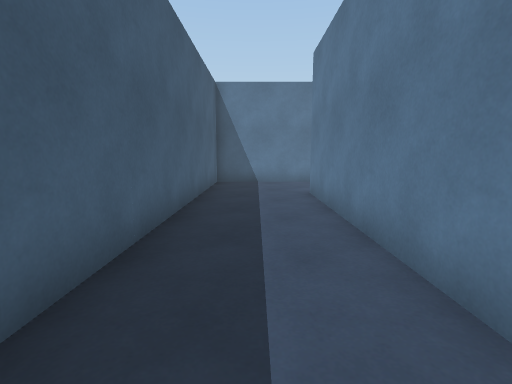
[1] (above)

24 first-person views from a walk through a Unity game level. The camera is 1.2 m above the floor, tilts 8° down and sees 85° across. The floor is counted in squares, 1 m on a side. Each view is taken from the middle of a square. On the plan, view 1 faces up. The plan holds only what a view shows up to about 13 squares ahead; the rest is blank. The place goes on beyond the plan. The player character is not drawn. Some animated figures are not drawn.

[2]
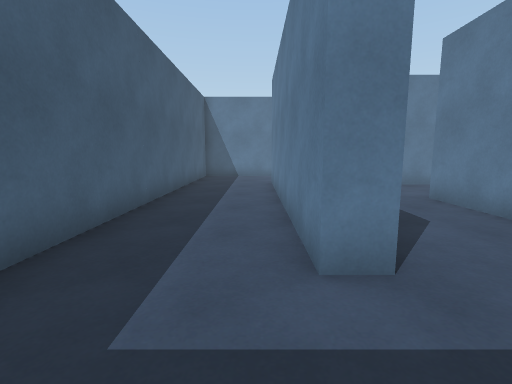

[3]
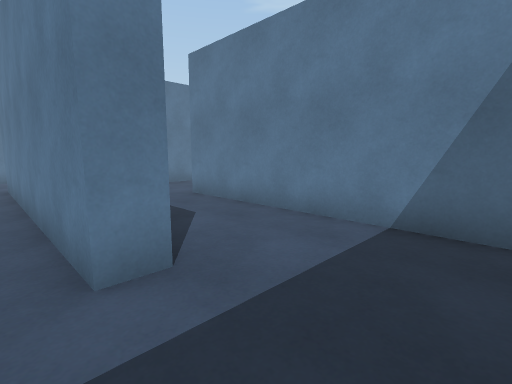

[4]
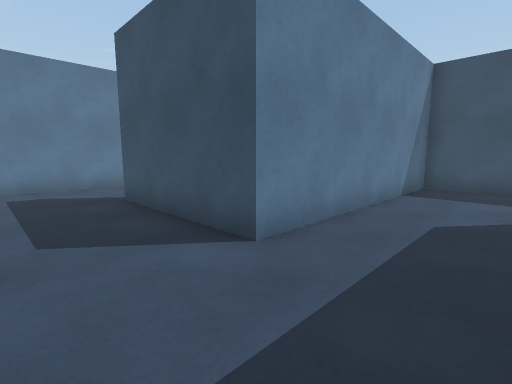

[5]
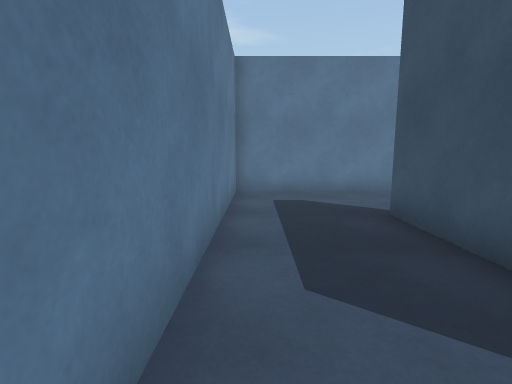

[6]
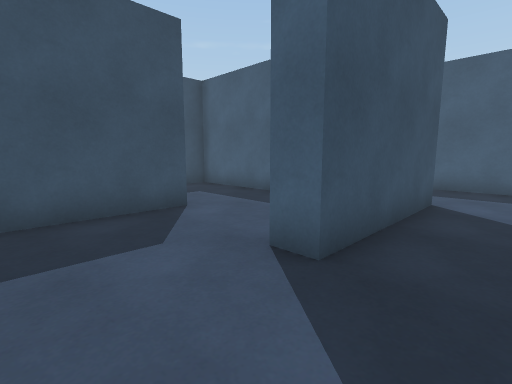

[7]
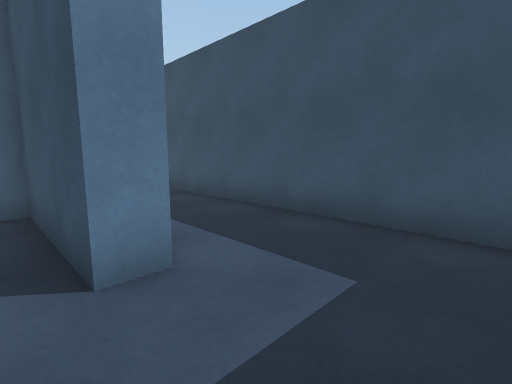

[8]
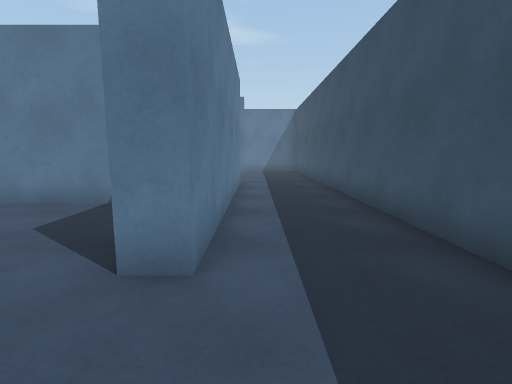

[9]
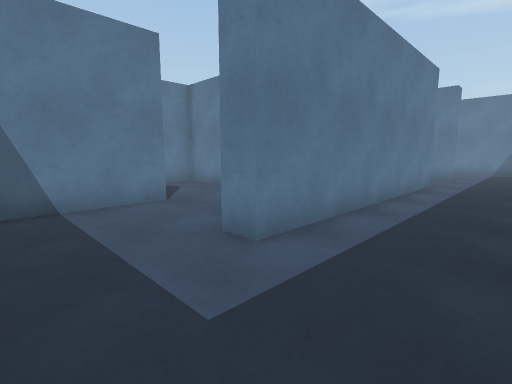

[10]
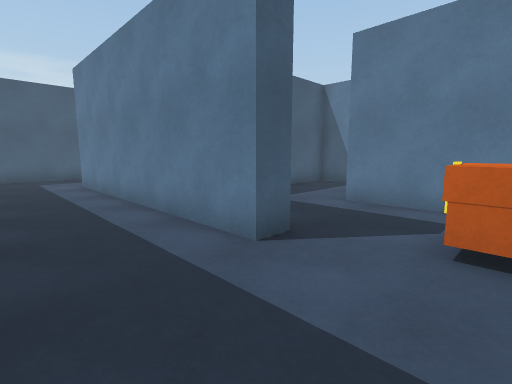

[11]
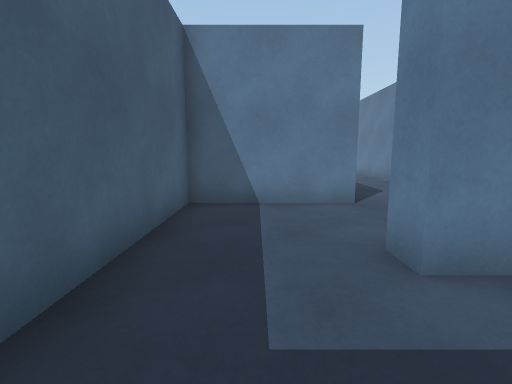

[12]
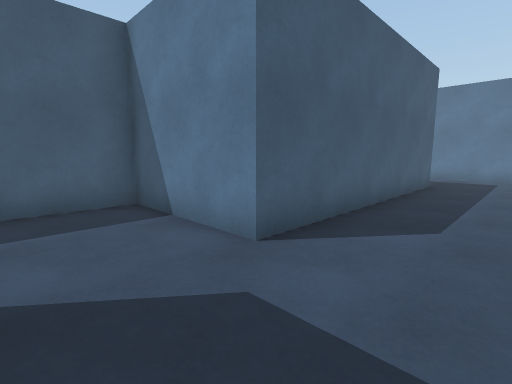

[13]
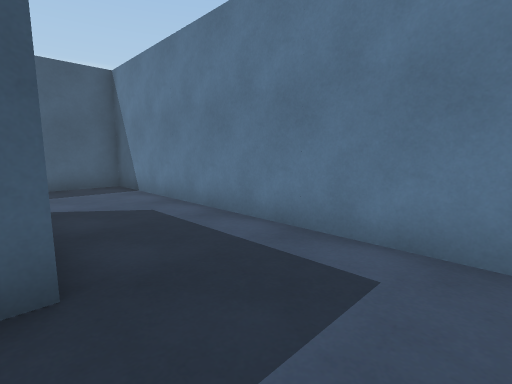

[14]
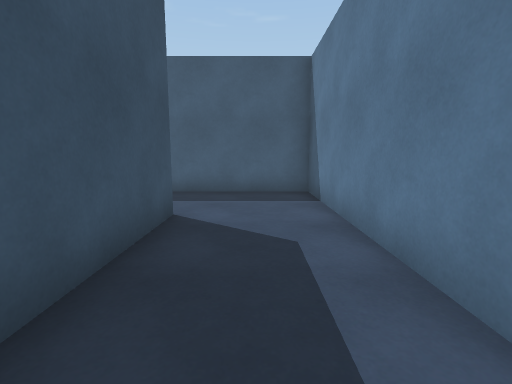

[15]
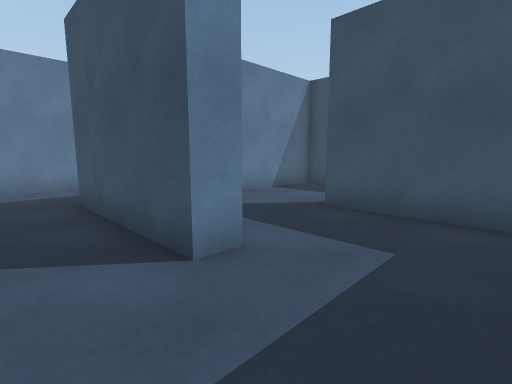

[16]
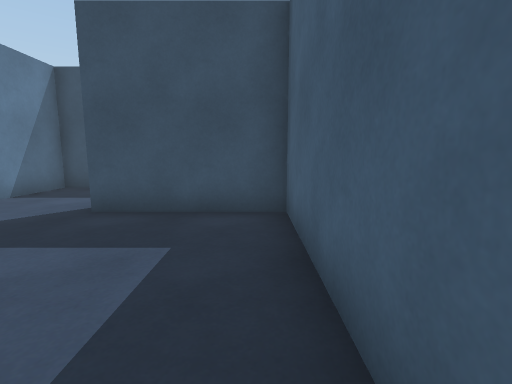

[17]
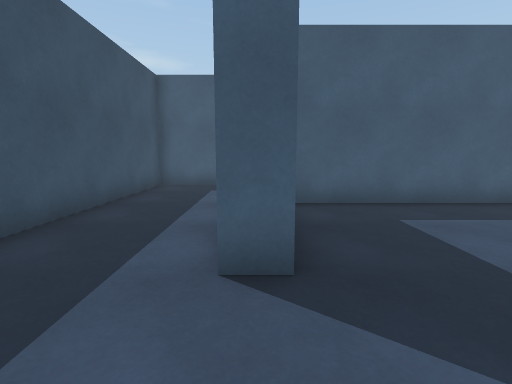

[18]
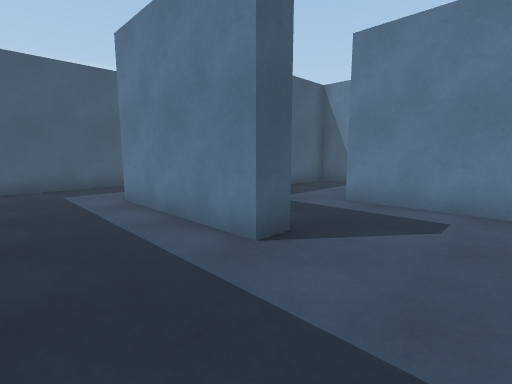

[19]
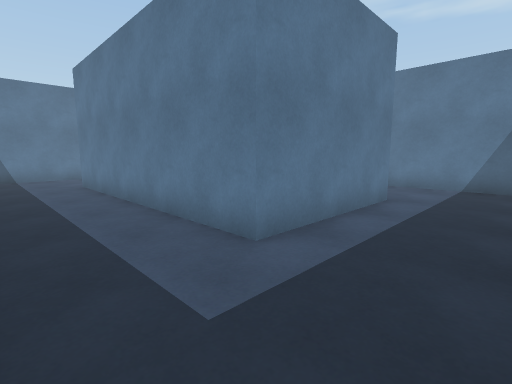

[20]
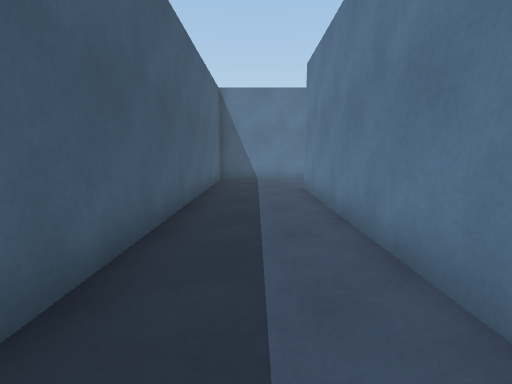

[21]
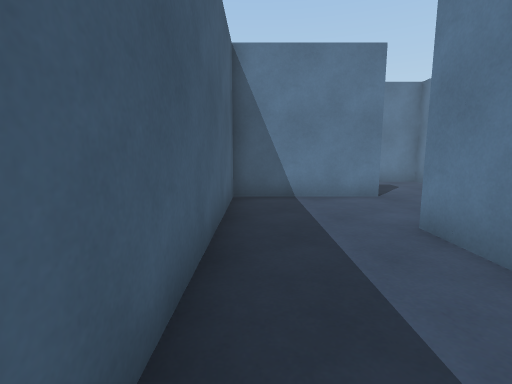

[22]
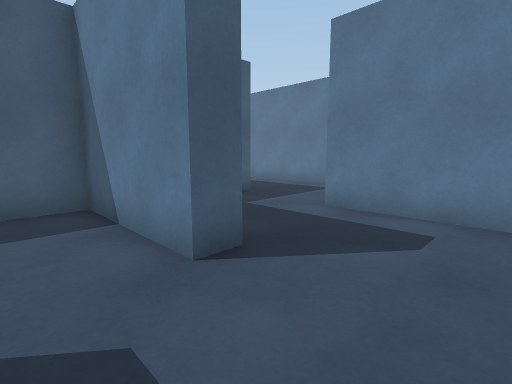

[23]
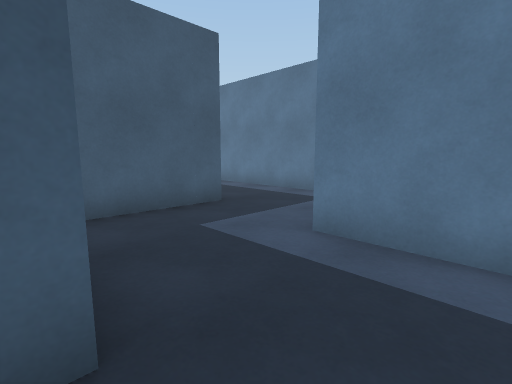

[24]
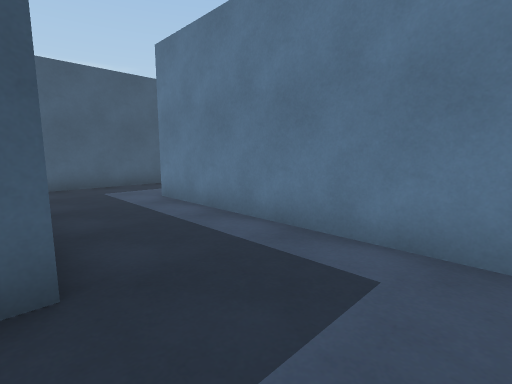

### Floor plan
Points are (right, up) in squares from view 1. A wall is a line through its corners. A room is listed if a view was taken in it or the views show most of it. See-through windows are left out.
Room 1 (views 1, 2, 3, 4, 5, 6, 7, 8, 9, 10, 11, 12, 13, 14, 15, 16, 17, 18, 19, 20, 21, 22, 23, 24)
walls: (2.4, 11.6) (-1.6, 11.6) (-1.6, -0.2); (16.9, 15.6) (13.6, 15.6) (13.6, 16.4) (18.4, 16.4) (18.4, 7.6) (14.4, 7.6) (14.4, 2.6); (16.8, 8.4) (17.6, 8.4) (17.6, 12.9); (2.4, 5.6) (2.4, 3.6); (13.6, 2.4) (13.6, 7.6) (5.5, 7.6); (10.4, 24.5) (10.4, 23.6) (6.4, 23.6) (6.4, 8.4) (13.2, 8.4); (6.4, 0.5) (6.4, -3.6) (20.1, -3.6); (21, 19.6) (10.4, 19.6) (10.4, 12.4) (14.4, 12.4) (14.4, 11.6) (9.6, 11.6) (9.6, 20.4); (13.6, 27) (13.6, 27.6) (9.6, 27.6); (2.5, -0.4) (1.6, -0.4) (1.6, 8.4); (20.8, 3.6) (17.6, 3.6) (17.6, 4.4); (18.4, 0.5) (18.4, -0.4) (9.6, -0.4) (9.6, 0.4) (13.6, 0.4) (13.6, 0.9); (6.4, 28.5) (6.4, 25.2); (3.4, -3.6) (5.6, -3.6) (5.6, 4.4) (10.4, 4.4) (10.4, 3.6) (7.1, 3.6); (9, 31.6) (1.6, 31.6); (-1.6, 33.2) (-1.6, 29.5)
objects: other object (20, 1) to (21, 2)

Where each view was taken, in squares from view 1:
view 1: 0 up, 0 right, facing up
view 2: 3 down, 1 right, facing up
view 3: 3 down, 1 right, facing up-right
view 4: 7 up, 3 right, facing down-right
view 5: 7 up, 5 right, facing right
view 6: 6 up, 13 right, facing down-left
view 7: 1 up, 7 right, facing down-right
view 8: 1 down, 7 right, facing right
view 9: 3 down, 7 right, facing up-right
view 10: 3 down, 21 right, facing up-left
view 11: 1 up, 16 right, facing up
view 12: 5 up, 21 right, facing up-left
view 13: 16 up, 21 right, facing up-left
view 14: 18 up, 19 right, facing left
view 15: 18 up, 11 right, facing down-right
view 16: 18 up, 11 right, facing down
view 17: 12 up, 17 right, facing left
view 18: 9 up, 17 right, facing up-left
view 19: 9 up, 7 right, facing up-right
view 20: 11 up, 8 right, facing up
view 21: 16 up, 7 right, facing up
view 22: 22 up, 13 right, facing up-left
view 23: 24 up, 12 right, facing up-left
view 24: 28 up, 9 right, facing up-left
